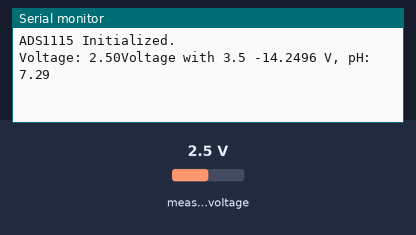
A sketch run on a simulated ESP8266 (NodeMCU). Shown: the last lines printed to the serial monitor. The test bench sets the inputs (shaded band); at power-on: measured voltage 2.5 V.

Above: at 1.2 s.
1.3 s: measured voltage set to 0.1 V
At 2.2 s:
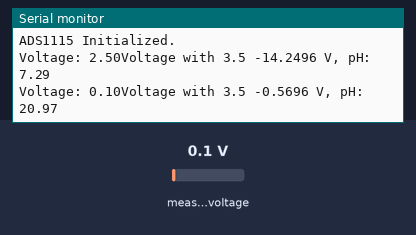
2.8 s: measured voltage set to 1.2 V
At 3.5 s:
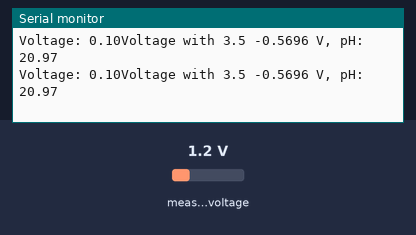
Timing chart, 0 to 5.8 s (numbered marks = the images above; inputs shaded):
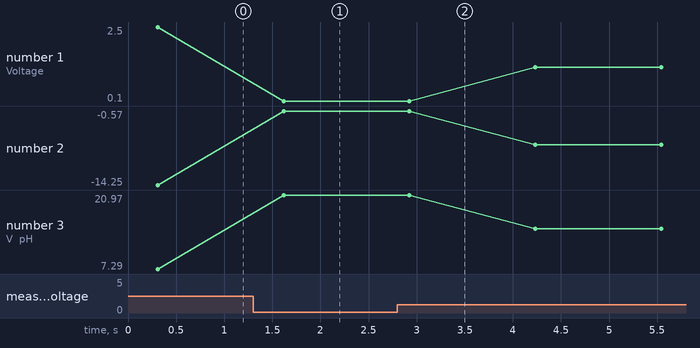

The sketch:

ph_sensor.ino
```cpp
// ---------------WORKING PH SENSOR INDIVIDUAL TESTING AND CALIBRATION--------------------------
#include <Wire.h>
#include <Adafruit_ADS1X15.h>
//NOTES: 2 Ground pins must be connected to ground
// Create an instance of the ADS1115 ADC
Adafruit_ADS1115 ads;
float voltage;
float pHValue;
float offset = 0;  // Adjust based on calibration
float sensorVoltageMax = 1;  // Use 1.0 if you are using a voltage divider to bring the sensor voltage within 0-1V
unsigned long int avgval;
float calibration_value = 15.82 + 5.72;
int buffer_arr[10], temp;
void setup() {
  Serial.begin(9600);

  // Initialize I2C communication with the ADS1115
  Wire.begin(4, 5);  // SDA = D2 (GPIO 4), SCL = D1 (GPIO 5)

  // Initialize the ADS1115
  if (!ads.begin()) {
    Serial.println("Failed to initialize ADS1115.");
    while (1);
  }
  Serial.println("ADS1115 Initialized.");
}

void loop() {
  int16_t adc0;
  adc0 = ads.readADC_SingleEnded(0);
  for (int i = 0; i < 10; i++)
  {
    buffer_arr[i] = adc0;
    delay(30);
  }
  for (int i = 0; i < 9; i++)
  {
    for (int j = i + 1; j < 10; j++)
    {
      if (buffer_arr[i] > buffer_arr[j])
      {
        temp = buffer_arr[i];
        buffer_arr[i] = buffer_arr[j];
        buffer_arr[j] = temp;
      }
    }
  }
  avgval = 0;
  for (int i = 2; i < 8; i++){
    avgval += buffer_arr[i];
  }
  // Convert the analog reading to voltage (ESP8266 ADC reads from 0-1V or divided value)
  float voltage = adc0 * 0.1875 / 1000.0;  // Adjust sensorVoltageMax based on your voltage divider
  float voltage3 =  -5.70 * voltage;
  pHValue = -5.70 * voltage + calibration_value;
  // Convert the voltage to pH value (adjust the formula based on calibration) // Modify this formula based on your pH sensor calibration
  Serial.print("Voltage: ");
  Serial.print(voltage);
  Serial.print("Voltage with 3.5 ");
  Serial.print(voltage3, 4);
  Serial.print(" V, pH: ");
  Serial.println(pHValue);

  delay(1000); // Wait for 1 second
}
//will have to put code that converts voltage to mm
```

Measured:
- after the input at 1.3 s, the serial monitor: prints a new line after 0.32 s (image 1)
- plotted number 1: 2.5 → 0.1 after the input at 1.3 s, 0.1 → 1.2 after the input at 2.8 s
- plotted number 2: -14.25 → -0.57 after the input at 1.3 s, -0.57 → -6.84 after the input at 2.8 s
- plotted number 3: 7.29 → 20.97 after the input at 1.3 s, 20.97 → 14.7 after the input at 2.8 s
